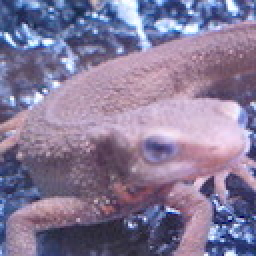
//> input picture question_1-10/imori.jpg, 128 x 128 px, given in place of out.png, which was not available (shown 2 times larger)
$ ./question_5 out.png   (built with g++ and OpenCV 4)
//> lines starting //> are read from the running program, lines starting //| are printed output that depends on the picture; pictures that were not available may be replaced by others from this repository, and a replacement may not be noted
/***
 * @description:
 * @param {*}
 * @return {*}
 */


#include <iostream>
#include <opencv2/core/core.hpp>
#include <opencv2/highgui/highgui.hpp>
#include <math.h>


cv::Mat RGB2HSV(char const *img);
cv::Mat inverseHue(cv::Mat hsv);
cv::Mat HSV2RGB(cv::Mat hsv);

int main(int argc, char const *argv[])
{
    cv::Mat out = RGB2HSV(argv[1]);
//> in RGB2HSV, img is the input picture: 128 rows x 128 cols, CV_8UC3; mean B, G, R 152.8, 121.8, 134.1
//> the loop in RGB2HSV, `for (int j = 0; j < height; ++j)` made 128 passes
//> (r, g, b, max, min, h) on passes 1 to 12: (100, 126, 163, 163, 100, 215.2), (91, 110, 152, 152, 91, 221.3), (82, 104, 161, 161, 82, 223.3), (64, 93, 163, 163, 64, 222.4), (54, 74, 137, 137, 54, 225.5), (84, 91, 137, 137, 84, 232.1), (71, 89, 129, 129, 71, 221.4), (71, 111, 162, 162, 71, 213.6), (127, 139, 191, 191, 127, 228.8), (125, 154, 196, 196, 125, 215.5), (169, 164, 194, 194, 164, 250), (187, 162, 194, 194, 162, 286.9)
//> after the loop in RGB2HSV, `for (int j = 0; j < height; ++j)`:
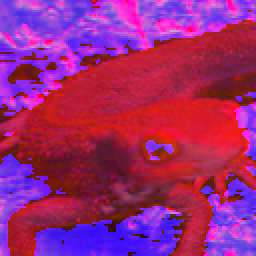
//> out: 128 rows x 128 cols, CV_8UC3 (shown 2 times larger); mean B, G, R 118.6, 38.9, 156.4
//> after the loop in RGB2HSV, `for (int j = 0; j < height; ++j)`: r = 39; g = 70; b = 116; min = 39; h = 215.8
    out = inverseHue(out);
    out = HSV2RGB(out);
    imshow("out", out);
    cv::waitKey(0);
    cv::destroyAllWindows();
    return 0;
}
cv::Mat inverseHue(cv::Mat hsv)
{
    int height = hsv.rows;
//> height = 128
    int width = hsv.cols;
//> width = 128

    //cv::Mat out = cv::Mat::zeros(height, width, CV_8UC3);

    for (int j = 0; j < height; ++j)
    {
        for (int i = 0; i < width; ++i)
        {
            hsv.at<cv::Vec3b>(j, i)[0] = fmod(hsv.at<cv::Vec3b>(j, i)[0] + 180, 360);
        }
    }
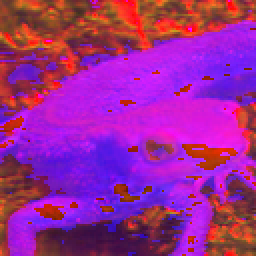
//> hsv: 128 rows x 128 cols, CV_8UC3 (shown 2 times larger); mean B, G, R 149, 38.9, 156.4
    return hsv;
}

cv::Mat HSV2RGB(cv::Mat hsv)
{
    int height = hsv.rows;
//> height = 128
    int width = hsv.cols;
//> width = 128

    cv::Mat out = cv::Mat::zeros(height, width, CV_8UC3);

    float h, s, v;
    double c, _h, _x;
    double r, g, b;

    for (int j = 0; j < height; ++j)
    {
        for (int i = 0; i < width; ++i)
        {
            h = hsv.at<cv::Vec3b>(j, i)[0];
            s = hsv.at<cv::Vec3b>(j, i)[1];
            v = hsv.at<cv::Vec3b>(j, i)[2];

            c = s;
            _h = h / 60;
            _x = c * (1 - abs(fmod(_h, 2) - 1));

            r = g = b = v - c;
            if (_h < 1)
            {
                r += c;
                g += _x;
            }
            else if (_h < 2)
            {
                r += _x;
                g += c;
            }
            else if (_h < 3)
            {
                g += c;
                b += _x;
            }
            else if (_h < 4)
            {
                g += _x;
                b += c;
            }
            else if (_h < 5)
            {
                r += _x;
                b += c;
            }
            else if (_h < 6)
            {
                r += c;
                b += _x;
            }

            out.at<cv::Vec3b>(j, i)[0] = (uchar)b ;
            out.at<cv::Vec3b>(j, i)[1] = (uchar)g;
            out.at<cv::Vec3b>(j, i)[2] = (uchar)r;
        }
    }
//> this loop made 128 passes
//> (h, s, v, c) on passes 1 to 12: (35, 63, 163, 63), (41, 61, 152, 61), (43, 79, 161, 79), (42, 99, 163, 99), (45, 83, 137, 83), (52, 53, 137, 53), (41, 58, 129, 58), (33, 91, 162, 91), (48, 64, 191, 64), (35, 71, 196, 71), (70, 30, 194, 30), (210, 32, 194, 32)
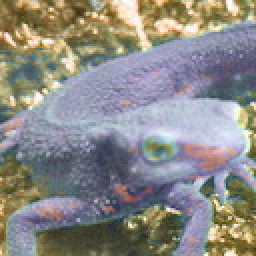
//> out: 128 rows x 128 cols, CV_8UC3 (shown 2 times larger); mean B, G, R 134.3, 138.1, 139.6
//> after the loop, h = 35; s = 77; v = 116; c = 77; r = 116; g = 83.92; b = 39
    return out;
}

cv::Mat RGB2HSV(char const *input)
{
    cv::Mat img = imread(input, cv::IMREAD_COLOR);

    // 获取长和宽
    int height = img.rows;
    int width = img.cols;

    cv::Mat out = cv::Mat::zeros(height, width, CV_8UC3);

    //
    float max = 0, min = 0;
    float r, g, b;
    float h, s, v;
    for (int j = 0; j < height; ++j)
    {
        for (int i = 0; i < width; ++i)
        {
            r = (float)img.at<cv::Vec3b>(j, i)[2];
            g = (float)img.at<cv::Vec3b>(j, i)[1];
            b = (float)img.at<cv::Vec3b>(j, i)[0];
            max = b > g ? b : g;
            max = max > r ? max : r;

            min = b < g ? b : g;
            min = min < r ? min : r;

            if (min == max)
            {
                h = 0;
            }
            else if (min == b)
            {
                h = 60 * (g - r) / (max - min) + 60;
            }
            else if (min == r)
            {
                h = 60 * (b - g) / (max - min) + 180;
            }
            else
            {
                h = 60 * (r - b) / (max - min) + 300;
            }
            s = max - min;
            v = max;

            out.at<cv::Vec3b>(j, i)[0] = h;
            out.at<cv::Vec3b>(j, i)[1] = s;
            out.at<cv::Vec3b>(j, i)[2] = v;
        }
    }
    return out;
}
